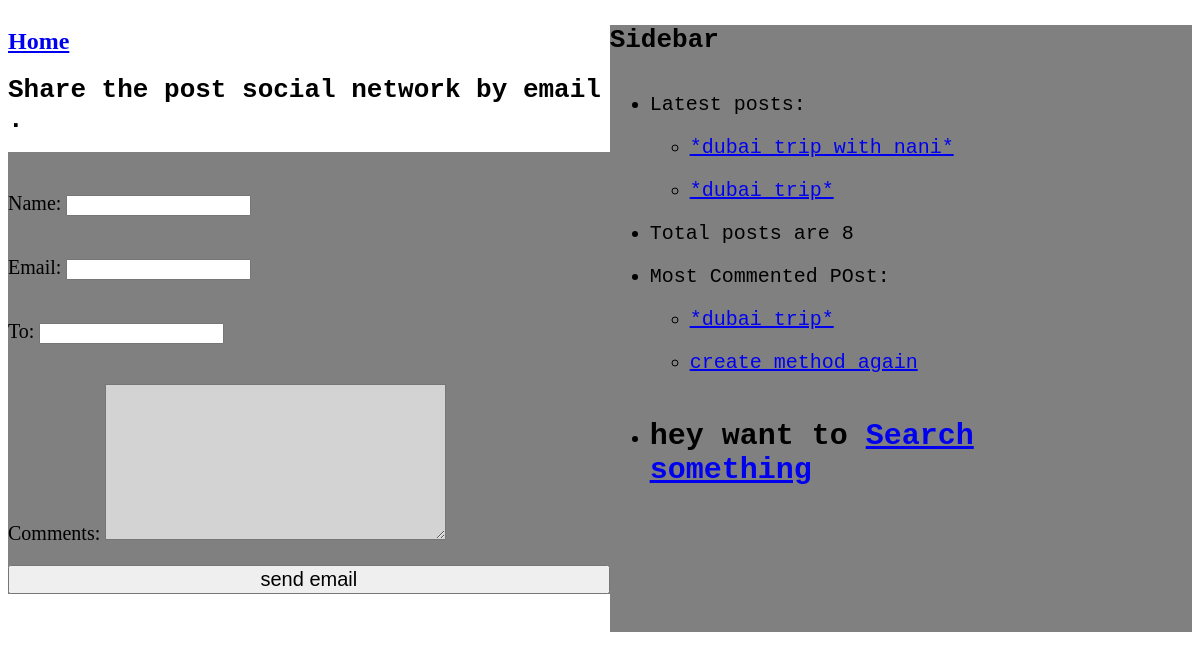
/1/share/, run on the app's committed database.
### blog/models.py (models this page shows, shortened)
class Post(models.Model):
    CHOICE = (
        ('draft','Draft'),('published','Published'),
    )
    title=models.CharField(max_length=250)
    publish=models.DateTimeField(default=timezone.now)
    created=models.DateTimeField(auto_now_add=True)
    updated=models.DateTimeField(auto_now=True)
    slug=models.SlugField(max_length=250,unique_for_date='publish')
    status=models.CharField(max_length=20,
                            choices=CHOICE,default='draft')
    author=models.ForeignKey(User,on_delete=models.CASCADE,
                             related_name='blog')
    body=models.TextField()
    objects=models.Manager()
    published=PublishedManager()
    tags = TaggableManager()
    def get_absolute_url(self):
        return reverse('blog:post_detail',
                     args=[
                         self.publish.year,self.publish.month,self.publish.day,
                         self.slug
                     ]
                       )
    class Meta:
        ordering=('-publish',)

### blog/views.py (the view)
# urls.py: path('<int:post_id>/share/',views.post_share,name="post_share"),
def post_share(request,post_id):
    post=get_object_or_404(Post,status='published',id=post_id)
    sent = False
    not_connect=False
    form = EmailPost()
    if request.method == 'POST':
        form=EmailPost(request.POST)
        if form.is_valid():
            name = form.cleaned_data['name']
            print(f'hello register user {name}')
            cd = form.cleaned_data
            post_url = request.build_absolute_uri(post.get_absolute_url())
            subject = '{} ({}) recommends you reading "{}"'.format(cd['name'],cd['email'],post.title)
            message = 'READ "{}" at {}\n\n{}\'s comments : {}'.format(post.title,post_url,cd['name'],cd['comments'])
            try:
               send_mail(subject,message,'kumarnitesh2000.nk@gmail.com',[cd['to']])
               sent=True
            except:
                not_connect=True
    else:
        form=EmailPost()
    context = {'form':form,'post':post,'sent':sent,'not_connect':not_connect}
    template = 'blog/share.html'
    return render(request,template,context)

### blog/forms.py
class EmailPost(forms.Form):
        name = forms.CharField(max_length=25)
        email = forms.EmailField()
        to = forms.EmailField()
        comments = forms.CharField(required=False,widget=forms.Textarea)

### blog/models.py (called while the page is built)
    def get_queryset(self):
        return super(PublishedManager,self).get_queryset().filter(status='published')

### blog/templatetags/custom_tags.py (called while the page is built)
@register.simple_tag(name='count')
def total_posts_written():
    return Post.published.count()

@register.inclusion_tag('blog/latest_post.html')
def show_latest_post(count=3):
    latest_post=Post.published.order_by('-publish')[:count]
    return {'latest_post':latest_post}

@register.inclusion_tag('blog/most_comment.html')
def most_commented(count=3):
    most_commented_post=Post.published.annotate(total_comments=Count('comments')).order_by('-total_comments')[:count]
    return {'most_commented_post':most_commented_post}

### blog/templates/blog/share.html (shortened to what this page needs)
{%extends 'blog/base.html' %}
{%block content%}
{%if sent %}
<h1>Email successfully sent</h1>
<p style="background-color:green;">
    "{{post.title}}" was successfully sent to {{form.cleaned_data.to}}.
</p>
{%else%}
<h1>Share the post {{post.title}} by email {{form.cleaned_data.email}} .</h1>
<form action="." method="post" class="form-group">
    {{form.as_p}}
    <input style="font-size:20px;" type="submit" value="send email">
</form>
{%endif%}
{%endblock%}

### blog/templates/blog/latest_post.html
 <ul>
        {%for post in latest_post %}
        <li>
            <a href="{{post.get_absolute_url}}">{{post.title}}</a>
        </li>
        {%endfor%}
    </ul>

### blog/templates/blog/most_comment.html
 <ul>
        {%for post in most_commented_post %}
        <li>
            <a href="{{post.get_absolute_url}}">{{post.title}}</a>
        </li>
        {%endfor%}
    </ul>

### blog/templates/blog/share.html (style rules this page uses)
.form-group { background-color:grey; padding-top:20px; font-size:20px; display:flex; flex-direction:column; }
textarea { background-color:LightGrey; }
h1 { font-family:monospace; }

### blog/templates/blog/base.html (style rules this page uses)
li { font-size:20px; font-family:monospace; padding-top:20px; background-color:grey; margin-right:60px; }

### data on the page
Post: title "social network"
Post: title "*dubai trip with nani*"
Post: title "*dubai trip*"
Post: title "create method again"
